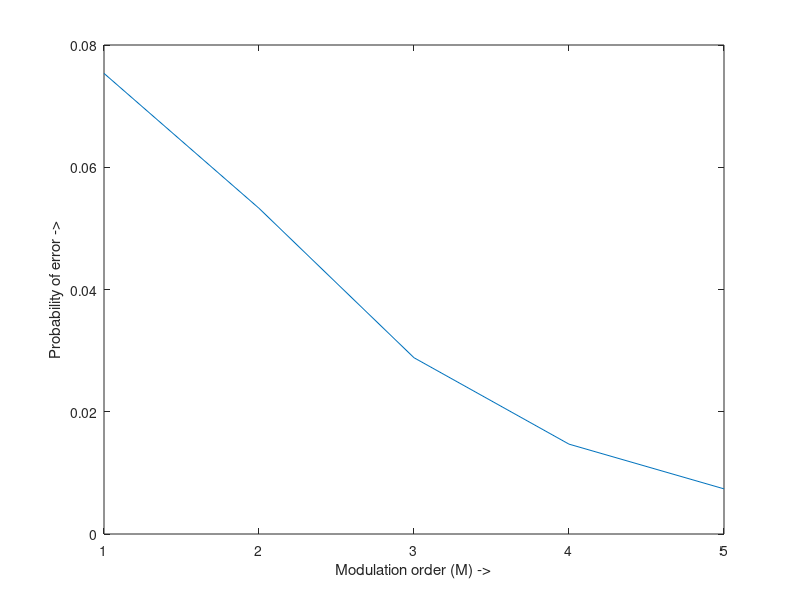

Source code (MATLAB): (Note: this script raises an error after producing the figure.)
% 19ucc023
% Mohit Akhouri
% Observation 2 - Calculation and Plotting of Probability of Error vs.
% Modulation order

% This code will first calculate the Probability of error for different
% modulation order and Plot the graphs between them

clc;
clear all;
close all;

val1 = 5; % SNR = 5 dB stored in val1
val2 = 10; % SNR = 10 dB stored in val2
M=[2 4 8 16 32]; % Initializing the modulation order (M) array

PBE_for_SNR_5 = zeros(1,5); % Initializing array 1 for PBE for SNR = 5 dB
PBE_for_SNR_10 = zeros(1,5); % Initializing array 2 for PBE for SNR = 10 dB

% Calculation of Probability of Error for SNR = 5 dB

SNR_1 = 10.^(val1/10); % Calculating SNR 1

for i=1:5
    PBE_for_SNR_5(i) = 2 * qfunc(sqrt(SNR_1))*sin(pi/M(i));
end

% Calculation of Probability of Error for SNR = 10 dB

SNR_2 = 10.^(val2/10); % Calculating SNR 2

for i=1:5
    PBE_for_SNR_10(i) = 2*qfunc(sqrt(SNR_2))*sin(pi/M(i));
end

% Displaying the values of probability of error for different values of M
display('Probability of error (for SNR = 5dB) values for M=2,4,8,16,32 :');
display(PBE_for_SNR_5);

display('Probability of error (for SNR = 10dB) values for M=2,4,8,16,32 :');
display(PBE_for_SNR_10);

% Plots of Probability of error vs. Modulation order M for SNR = 5 dB
figure;
plot(PBE_for_SNR_5);
xlabel('Modulation order (M) ->');
ylabel('Probability of error ->');
title('19ucc023 - Mohit Akhouri','Probability of error vs. Modulation order (M) for SNR = 5 dB');
grid on;

% Plots of Probability of error vs. Modulation order M for SNR = 10 dB
figure;
plot(PBE_for_SNR_10);
xlabel('Modulation order (M) ->');
ylabel('Probability of error ->');
title('19ucc023 - Mohit Akhouri','Probability of error vs. Modulation order (M) for SNR = 10 dB');
grid on;